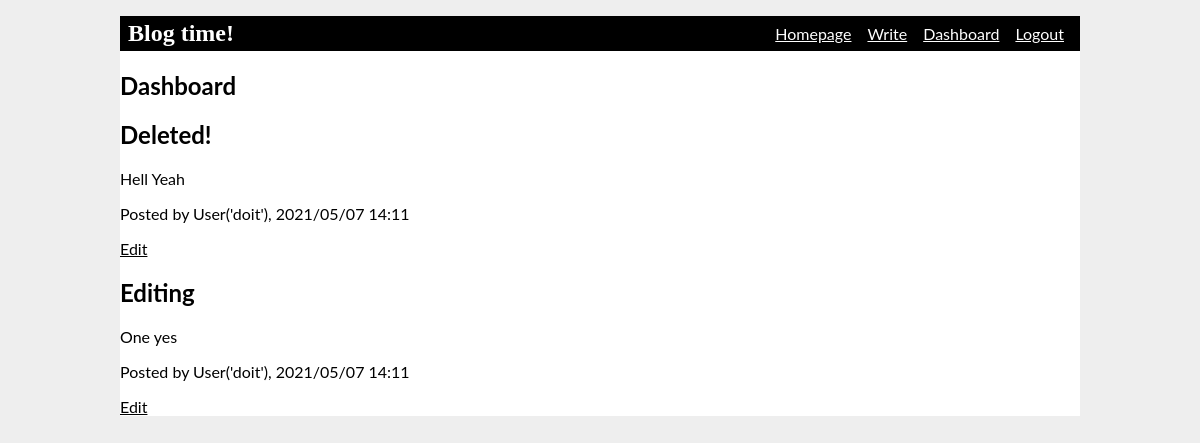
The page /dashboard (signed in) on the database its author committed.
### blog.py (models this page shows, shortened)
class Post(db.Model):
    id = db.Column(db.Integer, primary_key=True)
    title = db.Column(db.String(30), nullable=False)
    date = db.Column(db.DateTime, nullable=False, default=datetime.now)
    userid = db.Column(db.Integer, db.ForeignKey('user.id'), nullable=False)
    content = db.Column(db.Text, nullable=False)

class User(db.Model, UserMixin):
    id = db.Column(db.Integer, primary_key=True)
    username = db.Column(db.String(20), unique=True, nullable=False)
    password = db.Column(db.String(), nullable=False)
    post = db.relationship('Post', backref='blogger', lazy=True)
    def __repr__(self):
        return "User('{}')".format(self.username)

### blog.py (the view)
@app.route('/dashboard')
def dashboard():
    posts = Post.query.order_by(Post.date.desc()).all()
    return render_template('dashboard.html', posts=posts)

### blog.py (called while the page is built)
@login_manager.user_loader
def load_user(userid):
    return User.query.get(int(userid))

### templates/dashboard.html
{% extends "home.html" %}
{% block content %}
<h2> Dashboard</h2>
{% for post in posts %}
    {% if post.blogger == current_user %}
        <h2>{{ post.title }}</h2>
        <p> {{ post.content }}</p>
        <p>Posted by {{ post.blogger }}, {{ post.date.strftime('%Y/%m/%d %H:%M') }}</p>
        <a href="{{ url_for('edit', blogid=post.id) }}">Edit</a>
    {% endif %}
{% endfor %}
{% endblock %}

### static/style.css (style rules this page uses)
html { font-family: lato; background: #eee; padding: 1rem; }
a { color: #000000; }

### rows shown on the page
Post: title "Deleted!", content "Hell Yeah", blogger "User('doit')", date "2021/05/07 14:11"
Post: title "Editing", content "One yes", blogger "User('doit')", date "2021/05/07 14:11"
